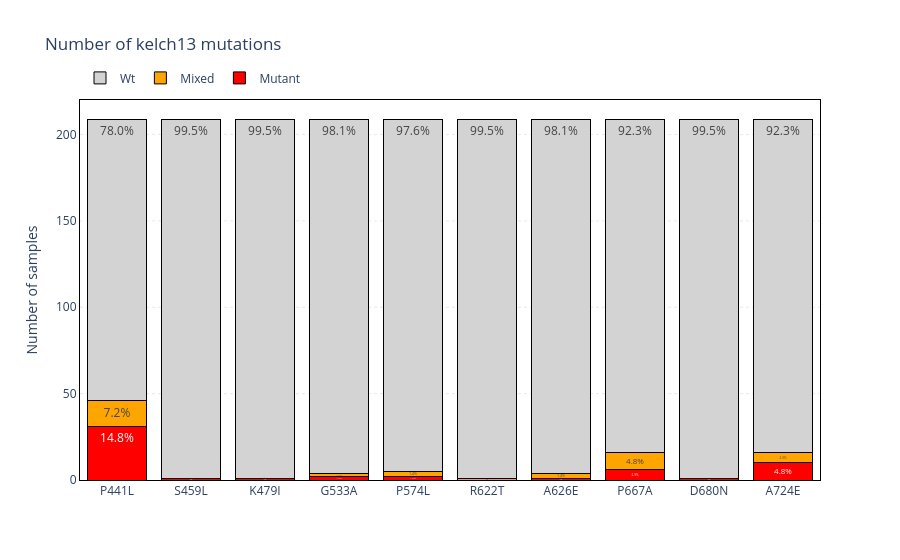
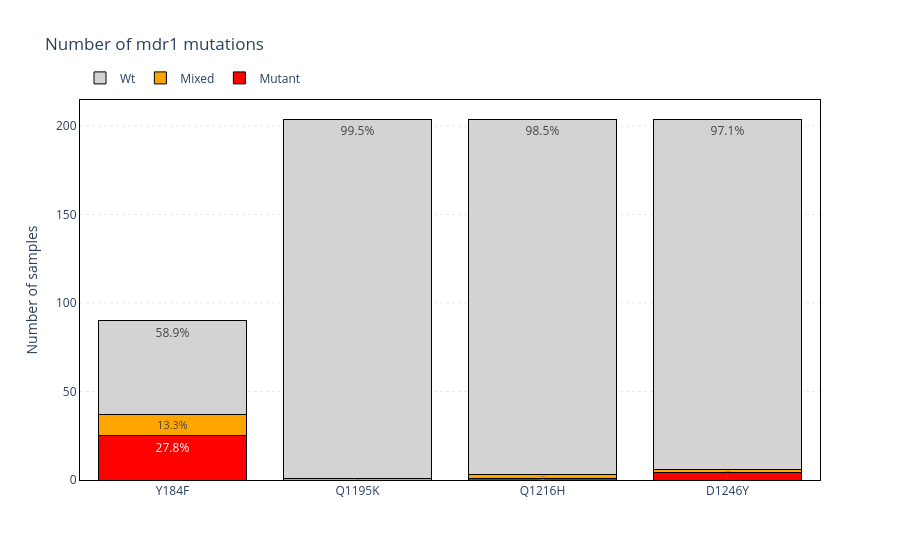
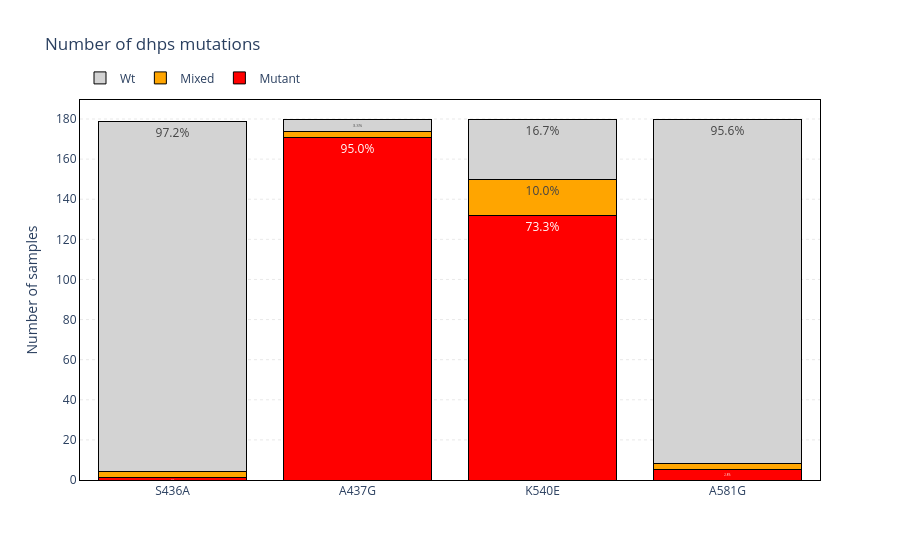
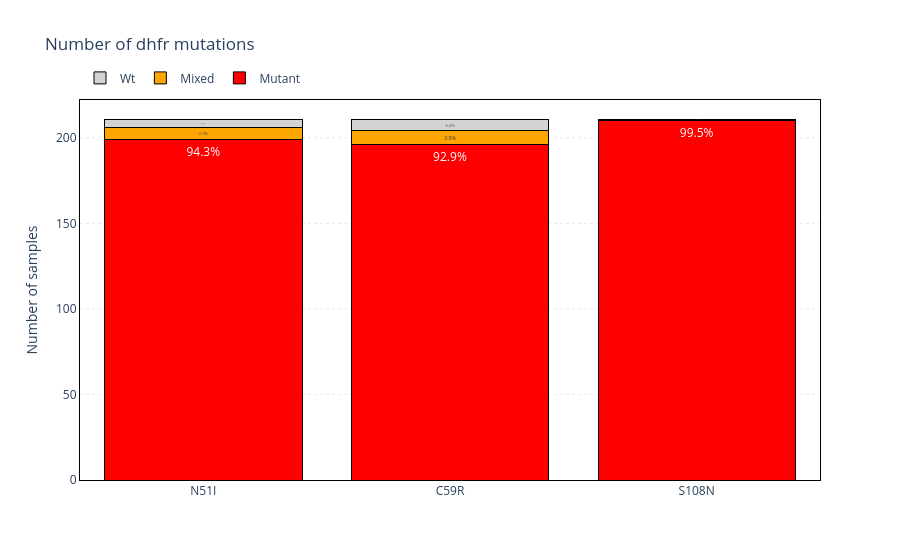

The code cell stored with these charts, in order, in its notebook:
### Markdown cell above
### Numbers

### Code cell
for gene in resistance_genes:
    fig = generate_mutation_count_barchart(
        analysis_df=analysis_df,
        genes=[gene],
        min_number=min_cluster_number,
        show_percent=True,
    )
    fig.show()

### Figure 1 — Plotly figure (JSON) as saved in the notebook; plotly's stock layout.template omitted (floating-point values rounded to 4 significant figures)
{"data": [{"customdata": [[14.83, 7.177, 77.99], [0.4785, 0.0, 99.52], [0.4785, 0.0, 99.52], [0.9569, 0.9569, 98.09], [0.9569, 1.435, 97.61], [0.0, 0.4785, 99.52], [0.4785, 1.435, 98.09], [2.871, 4.785, 92.34], [0.4785, 0.0, 99.52], [4.785, 2.871, 92.34]], "hovertemplate": "%{y} mutant (%{customdata[0]:.1f}%)<extra></extra>", "marker": {"color": "red", "line": {"color": "black", "width": 1}}, "name": "Mutant", "textposition": "inside", "texttemplate": "%{customdata[0]:.1f}%", "type": "bar", "x": ["P441L", "S459L", "K479I", "G533A", "P574L", "R622T", "A626E", "P667A", "D680N", "A724E"], "y": [31, 1, 1, 2, 2, 0, 1, 6, 1, 10]}, {"customdata": [[14.83, 7.177, 77.99], [0.4785, 0.0, 99.52], [0.4785, 0.0, 99.52], [0.9569, 0.9569, 98.09], [0.9569, 1.435, 97.61], [0.0, 0.4785, 99.52], [0.4785, 1.435, 98.09], [2.871, 4.785, 92.34], [0.4785, 0.0, 99.52], [4.785, 2.871, 92.34]], "hovertemplate": "%{y} mixed (%{customdata[1]:.1f}%)<extra></extra>", "marker": {"color": "orange", "line": {"color": "black", "width": 1}}, "name": "Mixed", "textposition": "inside", "texttemplate": "%{customdata[1]:.1f}%", "type": "bar", "x": ["P441L", "S459L", "K479I", "G533A", "P574L", "R622T", "A626E", "P667A", "D680N", "A724E"], "y": [15, 0, 0, 2, 3, 1, 3, 10, 0, 6]}, {"customdata": [[14.83, 7.177, 77.99], [0.4785, 0.0, 99.52], [0.4785, 0.0, 99.52], [0.9569, 0.9569, 98.09], [0.9569, 1.435, 97.61], [0.0, 0.4785, 99.52], [0.4785, 1.435, 98.09], [2.871, 4.785, 92.34], [0.4785, 0.0, 99.52], [4.785, 2.871, 92.34]], "hovertemplate": "%{y} wt (%{customdata[2]:.1f}%)<extra></extra>", "marker": {"color": "lightgray", "line": {"color": "black", "width": 1}}, "name": "Wt", "textposition": "inside", "texttemplate": "%{customdata[2]:.1f}%", "type": "bar", "x": ["P441L", "S459L", "K479I", "G533A", "P574L", "R622T", "A626E", "P667A", "D680N", "A724E"], "y": [163, 208, 208, 205, 204, 208, 205, 193, 208, 193]}], "layout": {"barmode": "stack", "hovermode": "x unified", "legend": {"orientation": "h", "x": 0, "xanchor": "left", "y": 1.02, "yanchor": "bottom"}, "plot_bgcolor": "rgba(0,0,0,0)", "title": {"text": "Number of kelch13 mutations"}, "xaxis": {"linecolor": "black", "linewidth": 1, "mirror": true, "showline": true}, "yaxis": {"gridcolor": "lightgray", "griddash": "dot", "gridwidth": 0.5, "linecolor": "black", "linewidth": 1, "mirror": true, "showgrid": true, "showline": true, "title": {"text": "Number of samples"}}}}

### Figure 2 — Plotly figure (JSON) as saved in the notebook; plotly's stock layout.template omitted (floating-point values rounded to 4 significant figures)
{"data": [{"customdata": [[27.78, 13.33, 58.89], [0.0, 0.4902, 99.51], [0.4902, 0.9804, 98.53], [1.961, 0.9804, 97.06]], "hovertemplate": "%{y} mutant (%{customdata[0]:.1f}%)<extra></extra>", "marker": {"color": "red", "line": {"color": "black", "width": 1}}, "name": "Mutant", "textposition": "inside", "texttemplate": "%{customdata[0]:.1f}%", "type": "bar", "x": ["Y184F", "Q1195K", "Q1216H", "D1246Y"], "y": [25, 0, 1, 4]}, {"customdata": [[27.78, 13.33, 58.89], [0.0, 0.4902, 99.51], [0.4902, 0.9804, 98.53], [1.961, 0.9804, 97.06]], "hovertemplate": "%{y} mixed (%{customdata[1]:.1f}%)<extra></extra>", "marker": {"color": "orange", "line": {"color": "black", "width": 1}}, "name": "Mixed", "textposition": "inside", "texttemplate": "%{customdata[1]:.1f}%", "type": "bar", "x": ["Y184F", "Q1195K", "Q1216H", "D1246Y"], "y": [12, 1, 2, 2]}, {"customdata": [[27.78, 13.33, 58.89], [0.0, 0.4902, 99.51], [0.4902, 0.9804, 98.53], [1.961, 0.9804, 97.06]], "hovertemplate": "%{y} wt (%{customdata[2]:.1f}%)<extra></extra>", "marker": {"color": "lightgray", "line": {"color": "black", "width": 1}}, "name": "Wt", "textposition": "inside", "texttemplate": "%{customdata[2]:.1f}%", "type": "bar", "x": ["Y184F", "Q1195K", "Q1216H", "D1246Y"], "y": [53, 203, 201, 198]}], "layout": {"barmode": "stack", "hovermode": "x unified", "legend": {"orientation": "h", "x": 0, "xanchor": "left", "y": 1.02, "yanchor": "bottom"}, "plot_bgcolor": "rgba(0,0,0,0)", "title": {"text": "Number of mdr1 mutations"}, "xaxis": {"linecolor": "black", "linewidth": 1, "mirror": true, "showline": true}, "yaxis": {"gridcolor": "lightgray", "griddash": "dot", "gridwidth": 0.5, "linecolor": "black", "linewidth": 1, "mirror": true, "showgrid": true, "showline": true, "title": {"text": "Number of samples"}}}}

### Figure 3 — Plotly figure (JSON) as saved in the notebook; plotly's stock layout.template omitted (floating-point values rounded to 4 significant figures)
{"data": [{"customdata": [[0.5556, 1.667, 97.22], [95.0, 1.667, 3.333], [73.33, 10.0, 16.67], [2.778, 1.667, 95.56]], "hovertemplate": "%{y} mutant (%{customdata[0]:.1f}%)<extra></extra>", "marker": {"color": "red", "line": {"color": "black", "width": 1}}, "name": "Mutant", "textposition": "inside", "texttemplate": "%{customdata[0]:.1f}%", "type": "bar", "x": ["S436A", "A437G", "K540E", "A581G"], "y": [1, 171, 132, 5]}, {"customdata": [[0.5556, 1.667, 97.22], [95.0, 1.667, 3.333], [73.33, 10.0, 16.67], [2.778, 1.667, 95.56]], "hovertemplate": "%{y} mixed (%{customdata[1]:.1f}%)<extra></extra>", "marker": {"color": "orange", "line": {"color": "black", "width": 1}}, "name": "Mixed", "textposition": "inside", "texttemplate": "%{customdata[1]:.1f}%", "type": "bar", "x": ["S436A", "A437G", "K540E", "A581G"], "y": [3, 3, 18, 3]}, {"customdata": [[0.5556, 1.667, 97.22], [95.0, 1.667, 3.333], [73.33, 10.0, 16.67], [2.778, 1.667, 95.56]], "hovertemplate": "%{y} wt (%{customdata[2]:.1f}%)<extra></extra>", "marker": {"color": "lightgray", "line": {"color": "black", "width": 1}}, "name": "Wt", "textposition": "inside", "texttemplate": "%{customdata[2]:.1f}%", "type": "bar", "x": ["S436A", "A437G", "K540E", "A581G"], "y": [175, 6, 30, 172]}], "layout": {"barmode": "stack", "hovermode": "x unified", "legend": {"orientation": "h", "x": 0, "xanchor": "left", "y": 1.02, "yanchor": "bottom"}, "plot_bgcolor": "rgba(0,0,0,0)", "title": {"text": "Number of dhps mutations"}, "xaxis": {"linecolor": "black", "linewidth": 1, "mirror": true, "showline": true}, "yaxis": {"gridcolor": "lightgray", "griddash": "dot", "gridwidth": 0.5, "linecolor": "black", "linewidth": 1, "mirror": true, "showgrid": true, "showline": true, "title": {"text": "Number of samples"}}}}

### Figure 4 — Plotly figure (JSON) as saved in the notebook; plotly's stock layout.template omitted (floating-point values rounded to 4 significant figures)
{"data": [{"customdata": [[94.31, 3.318, 2.37], [92.89, 3.791, 3.318], [99.53, 0.0, 0.4739]], "hovertemplate": "%{y} mutant (%{customdata[0]:.1f}%)<extra></extra>", "marker": {"color": "red", "line": {"color": "black", "width": 1}}, "name": "Mutant", "textposition": "inside", "texttemplate": "%{customdata[0]:.1f}%", "type": "bar", "x": ["N51I", "C59R", "S108N"], "y": [199, 196, 210]}, {"customdata": [[94.31, 3.318, 2.37], [92.89, 3.791, 3.318], [99.53, 0.0, 0.4739]], "hovertemplate": "%{y} mixed (%{customdata[1]:.1f}%)<extra></extra>", "marker": {"color": "orange", "line": {"color": "black", "width": 1}}, "name": "Mixed", "textposition": "inside", "texttemplate": "%{customdata[1]:.1f}%", "type": "bar", "x": ["N51I", "C59R", "S108N"], "y": [7, 8, 0]}, {"customdata": [[94.31, 3.318, 2.37], [92.89, 3.791, 3.318], [99.53, 0.0, 0.4739]], "hovertemplate": "%{y} wt (%{customdata[2]:.1f}%)<extra></extra>", "marker": {"color": "lightgray", "line": {"color": "black", "width": 1}}, "name": "Wt", "textposition": "inside", "texttemplate": "%{customdata[2]:.1f}%", "type": "bar", "x": ["N51I", "C59R", "S108N"], "y": [5, 7, 1]}], "layout": {"barmode": "stack", "hovermode": "x unified", "legend": {"orientation": "h", "x": 0, "xanchor": "left", "y": 1.02, "yanchor": "bottom"}, "plot_bgcolor": "rgba(0,0,0,0)", "title": {"text": "Number of dhfr mutations"}, "xaxis": {"linecolor": "black", "linewidth": 1, "mirror": true, "showline": true}, "yaxis": {"gridcolor": "lightgray", "griddash": "dot", "gridwidth": 0.5, "linecolor": "black", "linewidth": 1, "mirror": true, "showgrid": true, "showline": true, "title": {"text": "Number of samples"}}}}
